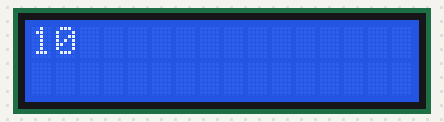
A sketch run on a simulated Arduino Uno, built with avr-gcc and run on an emulated ATmega328P. Parts: 16×2 character LCD.

Above: at 0.1 s.
At 1.1 s:
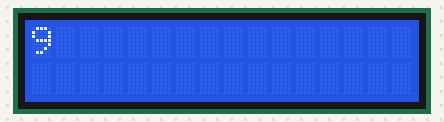
At 3.1 s:
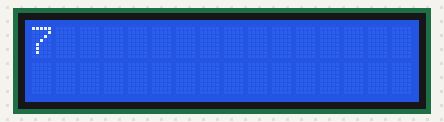
At 4.1 s:
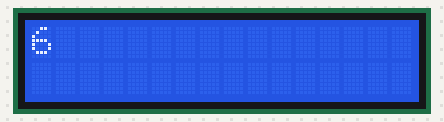
At 6.1 s:
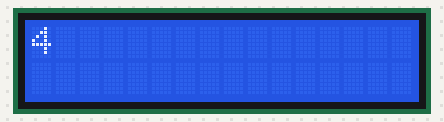
At 9.2 s:
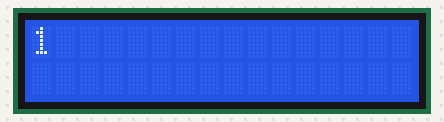

Measured:
- what the display in image 2 shows lasts 1.0 s, from 3.1 s to 4.1 s

The sketch:

mshelovee_sayac.ino
```cpp
#include <Wire.h>
#include <LiquidCrystal_I2C.h>

// Set the LCD address to 0x27 for a 16 chars and 2 line display
LiquidCrystal_I2C lcd(0x27, 16, 2);

void setup()
{
	// initialize the LCD
	lcd.begin();

	// Turn on the blacklight and print a message.
	lcd.backlight();
	for(int i =10; i>0; i--){
    lcd.print(String(i));
    delay(1000);
    lcd.clear();
    }
	}


void loop()
{
	// Do nothing here...
}
```
